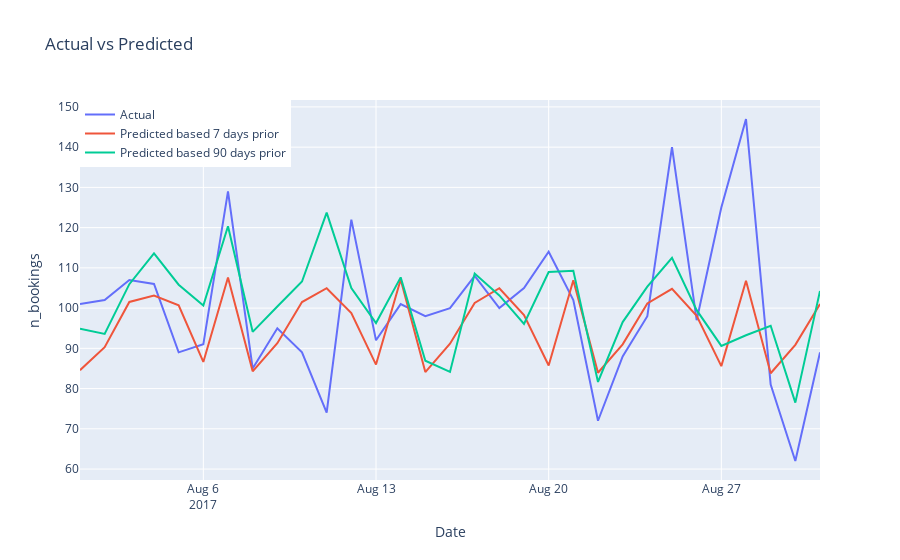

Notebook cell for this chart:
### Code cell
import plotly.graph_objects as go

# Create traces for actual, previous, and predicted data
trace_actual = go.Scatter(x=test_df['date'], y=test_df['n_bookings'], mode='lines', name='Actual')
trace_predicted_7days = go.Scatter(x=forecast_7days.index, y=forecast_7days.values, mode='lines', name='Predicted based 7 days prior')
trace_predicted_90days = go.Scatter(x=forecast_90days.index, y=forecast_90days.values, mode='lines', name='Predicted based 90 days prior')

# Create layout
layout = go.Layout(title='Actual vs Predicted',
                   xaxis=dict(title='Date'),
                   yaxis=dict(title='n_bookings'),
                   legend=dict(x=0, y=1, traceorder='normal'))

# Create figure and add traces
fig = go.Figure(data=[trace_actual, trace_predicted_7days, trace_predicted_90days], layout=layout)

# Show the figure
fig.show()
